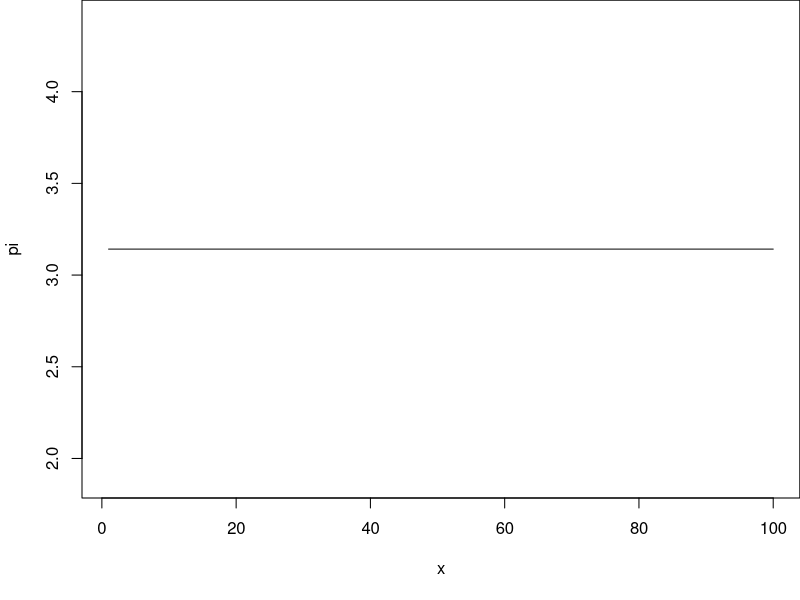
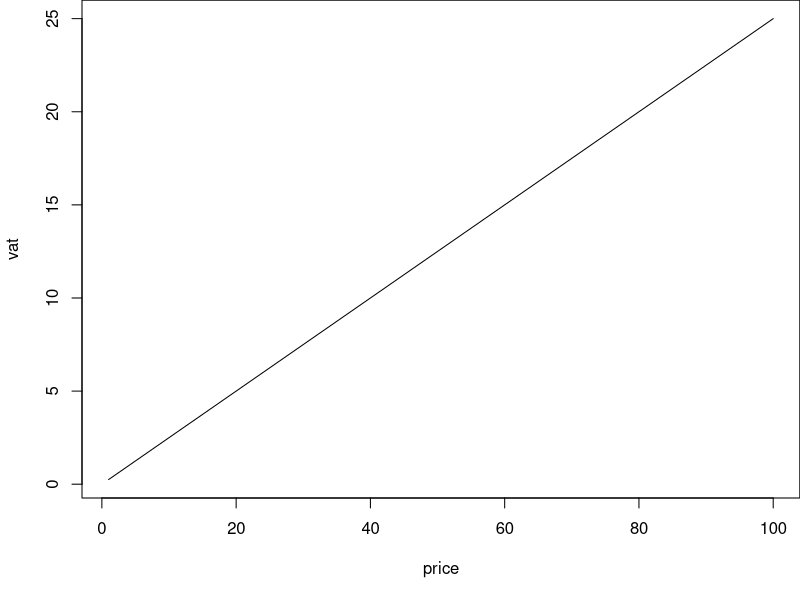
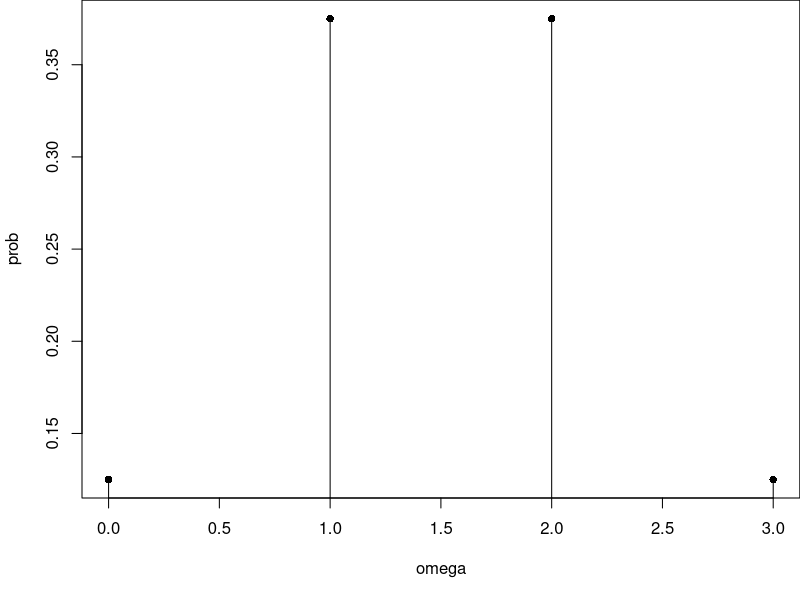
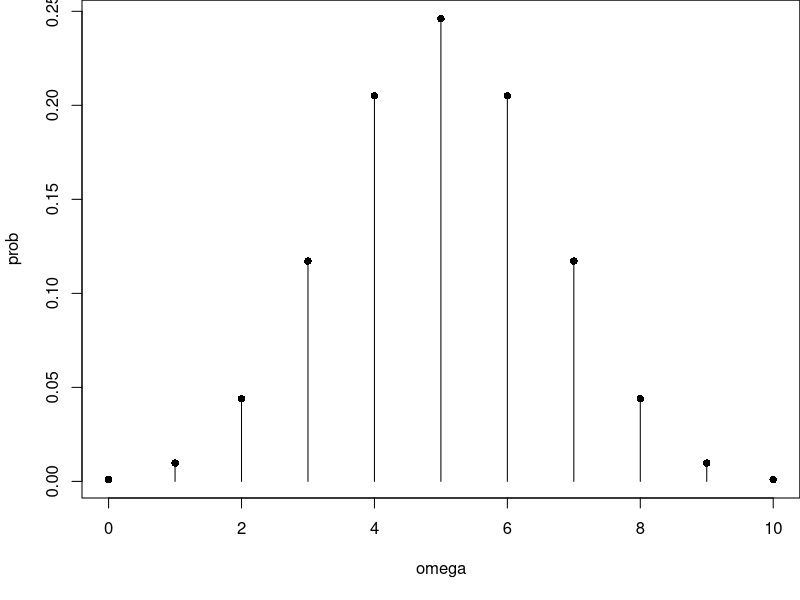
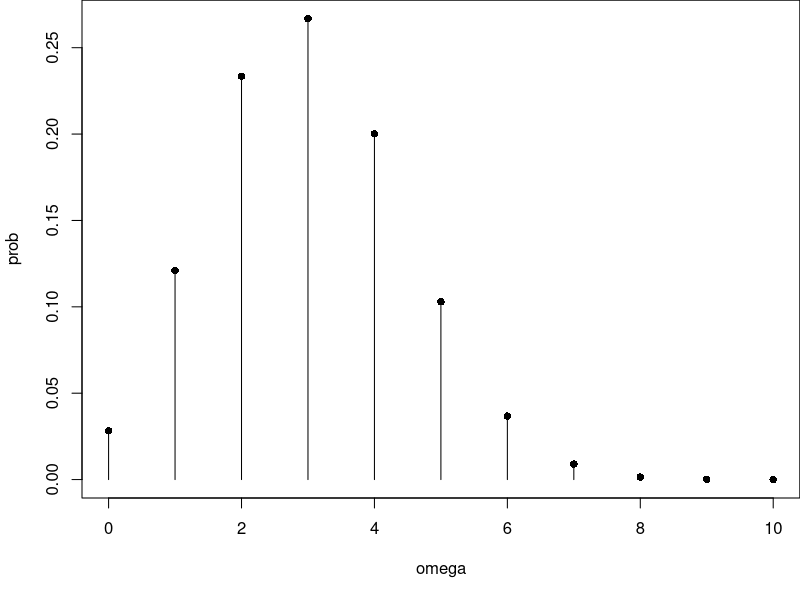
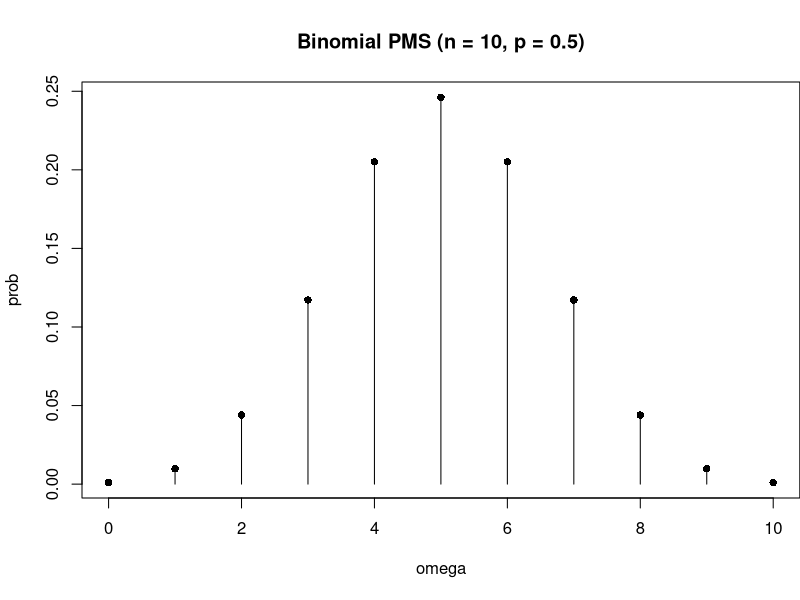
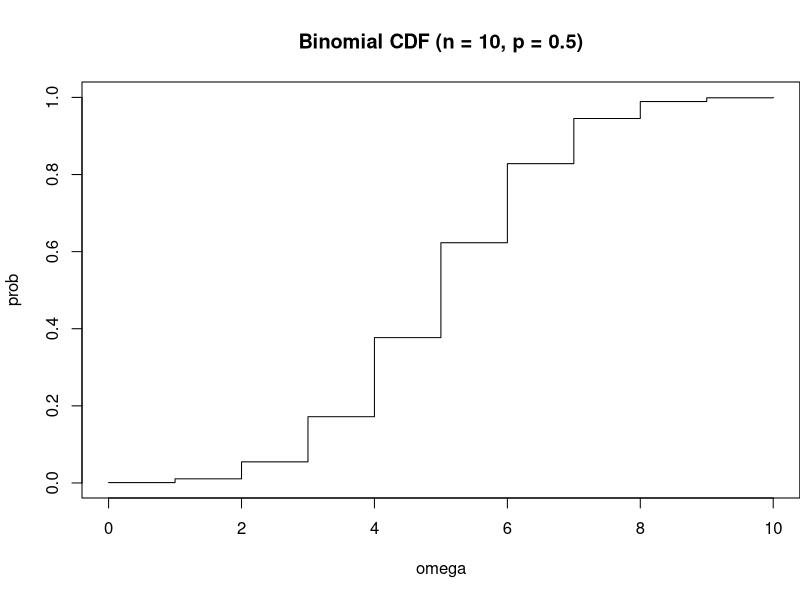
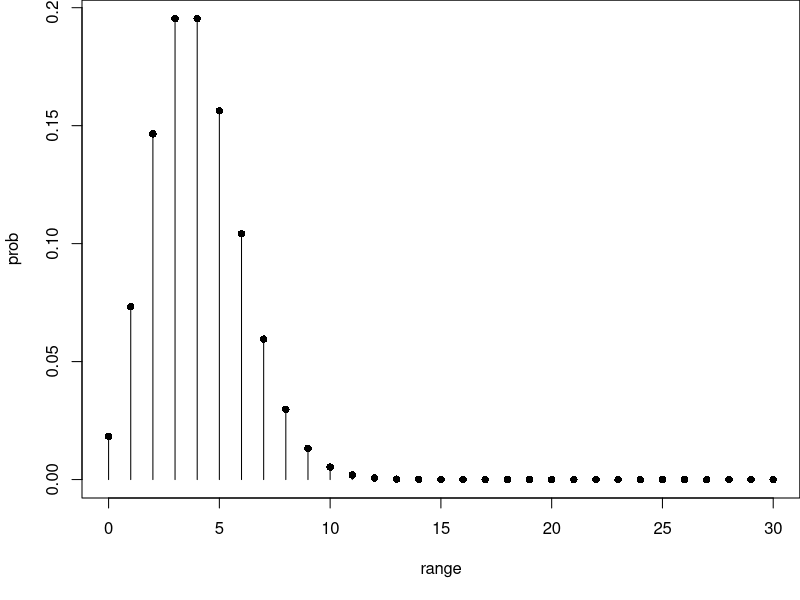

The R script that drew these images, in order:
## ---- chunk 1
#| output-location: column
x <- seq(
  from = 1, 
  to = 100, 
  length.out = 100
)

pi <- rep(
  3.1415927, 
  times = 100
)
## ---- chunk 2
#| output-location: column
#| fig-asp: 0.9
#| fig-width: 4
#| out-width: "100%"

x <- seq(
  from = 1, 
  to = 100, 
  length.out = 100
)

pi <- rep(
  3.1415927, 
  times = 100
)

par(mar = c(5.1, 4.1, 0.01, 0.01))
plot(x, pi, type = "l")
## ---- chunk 3
#| output-location: column
#| fig-asp: 0.9
#| fig-width: 4
#| out-width: "100%"
#| 
price <- seq(
  from = 1, 
  to = 100, 
  by = 1
)

vat = 0.25 * price
## ---- chunk 4
#| output-location: column
#| fig-asp: 0.9
#| fig-width: 4
#| out-width: "100%"

price <- seq(
  from = 1, 
  to = 100, 
  by = 1
)

vat = 0.25 * price

par(mar = c(5.1, 4.1, 0.01, 0.01))

plot(price, vat, type = "l")
## ---- chunk 5
#| output-location: column
#| fig-asp: 0.9
#| fig-width: 4
#| out-width: "100%"
n <- 3
p <- 0.5

omega <- 0:n

prob <- dbinom(
  omega, 
  size = n, 
  prob = p
)

par(mar = c(5.1, 4.1, 0.01, 0.01))

plot(omega, prob, type = "h")
points(omega, prob, pch = 16)

## ---- chunk 6
#| output-location: column
#| fig-asp: 0.9
#| fig-width: 4
#| out-width: "100%"
#| code-line-numbers: "1"
n <- 10
p <- 0.5

omega <- 0:n

prob <- dbinom(
  omega, 
  size = n, 
  prob = p
)

par(mar = c(5.1, 4.1, 0.01, 0.01))

plot(omega, prob, type = "h")
points(omega, prob, pch = 16)

## ---- chunk 7
#| output-location: column
#| fig-asp: 0.9
#| fig-width: 4
#| out-width: "100%"
#| code-line-numbers: "2"
n <- 10
p <- 0.3

omega <- 0:n

prob <- dbinom(
  omega, 
  size = n, 
  prob = p
)

par(mar = c(5.1, 4.1, 0.01, 0.01))

plot(omega, prob, type = "h")
points(omega, prob, pch = 16)

## ---- chunk 8
#| fig-asp: 0.9
#| fig-width: 4
#| out-width: "100%"
#| echo: false
n <- 10
p <- 0.5

omega <- 0:n

prob <- dbinom(
  omega, 
  size = n, 
  prob = p
)

par(mar = c(5.1, 4.1, 4.1, 0.01))

plot(omega, prob, type = "h", main = "Binomial PMS (n = 10, p = 0.5)")
points(omega, prob, pch = 16)
## ---- chunk 9
#| fig-asp: 0.9
#| fig-width: 4
#| out-width: "100%"
#| echo: false
n <- 10
p <- 0.5

omega <- 0:n

prob <- pbinom(
  omega, 
  size = n, 
  prob = p
)

par(mar = c(5.1, 4.1, 4.1, 0.01))

plot(omega, prob, type="s", main = "Binomial CDF (n = 10, p = 0.5)")
## ---- chunk 10
#| output-location: column
#| fig-asp: 0.9
#| fig-width: 4
#| out-width: "100%"
lambda <- 4

range <- 0:30

prob <- dpois(
  range, 
  lambda = lambda,
)

par(mar = c(5.1, 4.1, 0.01, 0.01))

plot(range, prob, type = "h")
points(range, prob, pch = 16)

## ---- chunk 11
#| output-location: column
#| fig-asp: 0.9
#| fig-width: 4
#| out-width: "100%"
lambda <- 10

range <- 0:30

prob <- dpois(
  range, 
  lambda = lambda,
)

par(mar = c(5.1, 4.1, 0.01, 0.01))

plot(range, prob, type = "h")
points(range, prob, pch = 16)

## ---- chunk 12
#| output-location: column
#| fig-asp: 0.9
#| fig-width: 4
#| out-width: "100%"
lambda <- 4

range <- 0:30

prob <- ppois(
  range, 
  lambda = lambda,
)

par(mar = c(5.1, 4.1, 0.01, 0.01))

plot(range, prob, type = "s")
## ---- chunk 13
#| output-location: column
#| fig-asp: 0.9
#| fig-width: 4
#| out-width: "100%"
lambda <- 10

range <- 0:30

prob <- ppois(
  range, 
  lambda = lambda,
)

par(mar = c(5.1, 4.1, 0.01, 0.01))

plot(range, prob, type = "s")
## ---- chunk 14
# Create the matrix

sun <- c(13, 39)
rain <- c(26, 104)

sales <- rbind(sun, rain)

colnames(sales) <- c("buy", "no buy")

sales
## ---- chunk 15
# P(X = Buy)
sum(sales[,"buy"]) / sum(sales)
## ---- chunk 16
# P(Y = Sun)
sum(sales["sun",]) / sum(sales)
## ---- chunk 17
# P(X = Buy|Y = Rain)
sales["rain","buy"] / sum(sales["rain", ])
## ---- chunk 18
# P(X = Buy|Y = Sun)
sales["sun","buy"] / sum(sales["sun", ])
## ---- chunk 19
sales / rowSums(sales)
## ---- chunk 20
sales["rain", "buy"] / sum(sales)
## ---- chunk 21
sales / sum(sales)
## ---- chunk 22
sum(sales / sum(sales))
## ---- chunk 23
#| output-location: column
#| fig-asp: 0.9
#| fig-width: 4
#| out-width: "100%"
mu <- 0
sigma <- 1

x <- seq(-10, 10, by = .1)

prob <- dnorm(
  x, 
  mean = mu, 
  sd = sigma
)

par(mar = c(5.1, 4.1, 0.01, 0.01))

plot(x, prob, type = "l")
## ---- chunk 24
#| output-location: column
#| fig-asp: 0.9
#| fig-width: 4
#| out-width: "100%"
#| code-line-numbers: "2"
mu <- 0
sigma <- 2

x <- seq(-10, 10, by = .1)

prob <- dnorm(
  x, 
  mean = mu, 
  sd = sigma
)

par(mar = c(5.1, 4.1, 0.01, 0.01))

plot(x, prob, type = "l")
## ---- chunk 25
#| output-location: column
#| fig-asp: 0.9
#| fig-width: 4
#| out-width: "100%"
#| code-line-numbers: "1,2"
mu <- 3
sigma <- 2

x <- seq(-10, 10, by = .1)

prob <- dnorm(
  x, 
  mean = mu, 
  sd = sigma
)

par(mar = c(5.1, 4.1, 0.01, 0.01))

plot(x, prob, type = "l")
## ---- chunk 26
#| output-location: column
#| fig-asp: 0.9
#| fig-width: 4
#| out-width: "100%"
#| code-line-numbers: "6,7,8,9,10"
mu <- 0
sigma <- 1

x <- seq(-10, 10, by = .1)

prob <- pnorm(
  x, 
  mean = mu, 
  sd = sigma
)

par(mar = c(5.1, 4.1, 0.01, 0.01))

plot(x, prob, type = "l")
## ---- chunk 27
#| output-location: column
#| fig-asp: 0.9
#| fig-width: 4
#| out-width: "100%"
#| code-line-numbers: "2"
mu <- 0
sigma <- 2

x <- seq(-10, 10, by = .1)

prob <- pnorm(
  x, 
  mean = mu, 
  sd = sigma
)

par(mar = c(5.1, 4.1, 0.01, 0.01))

plot(x, prob, type = "l")
## ---- chunk 28
#| output-location: column
#| fig-asp: 0.9
#| fig-width: 4
#| out-width: "100%"
#| code-line-numbers: "1"
mu <- 3
sigma <- 2

x <- seq(-10, 10, by = .1)

prob <- pnorm(
  x, 
  mean = mu, 
  sd = sigma
)

par(mar = c(5.1, 4.1, 0.01, 0.01))

plot(x, prob, type = "l")
## ---- chunk 29
mu <- 0
sigma <- 1
x <- 1

pnorm(
  x, 
  mean = mu, 
  sd = sigma
)
## ---- chunk 30
mu <- 0
sigma <- 1
x_1 <- -1
x_2 <- 1

p_1 <- pnorm(x_1, mu, sigma)

p_2 <- pnorm(x_2, mu, sigma)

p_2 - p_1
## ---- chunk 31
#| output-location: column
#| fig-asp: 0.9
#| fig-width: 4
#| out-width: "100%"
mu <- 0
sigma <- 1
n <- 1000

draws <- rnorm(n, mu, sigma)

par(mar = c(5.1, 4.1, 4.1, 0.01))

hist(draws)
